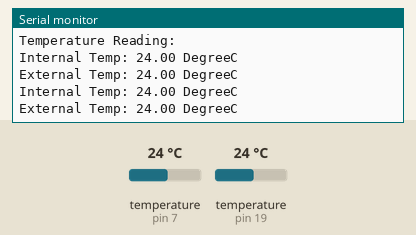
Recording of a sketch running on a simulated Arduino Uno, built with avr-gcc and run on an emulated ATmega328P. Shown: the last lines printed to the serial monitor. The test bench sets the inputs (shaded band); at power-on: temperature (sensors on pin 7, pin 19) 24 °C.

Above: at 3.8 s.
3.9 s: temperature (sensor on pin 7) set to 12 °C
At 7.4 s:
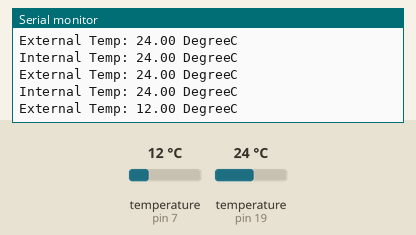
7.8 s: temperature (sensor on pin 19) set to 12 °C
At 10.3 s:
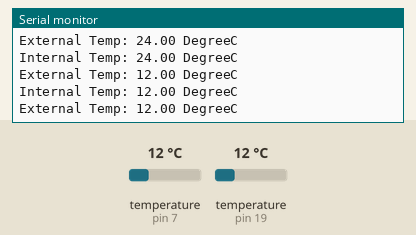
11.7 s: temperature (sensor on pin 7) set to 19 °C
At 13.0 s:
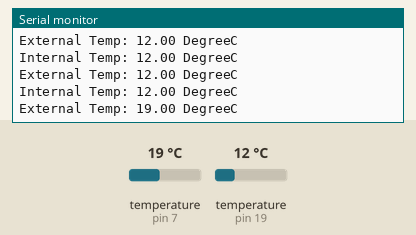
15.6 s: temperature (sensor on pin 19) set to 19 °C
At 19.6 s:
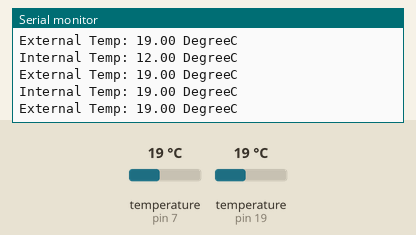
Timing chart, 0 to 20.5 s (numbered marks = the images above; inputs shaded):
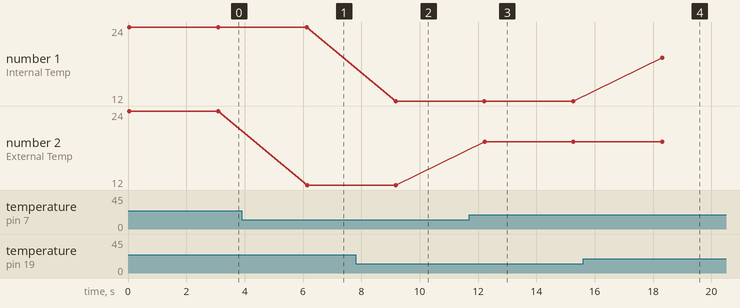

The sketch:

SensorTest.ino
```cpp
//Created 03/04/2013
//By Hobbyist

//Last modified 02/08/2013
//By Hobbyist

#include <Wire.h>
#include <OneWire.h>

#define ON true
#define OFF false

#define TEMP_INT_PIN 19

#define TEMP_EXT_PIN 7
OneWire temp_int(TEMP_INT_PIN); //internal temperature sensor
OneWire temp_ext(TEMP_EXT_PIN); //internal temperature sensor

float temp_int_value;
float temp_ext_value;

String textline;
String date_delimiter = "/";
String time_delimiter = ":";
String value_delimiter = ",";

float getTemp(OneWire temp_sensor){
  //returns the temperature from one DS18S20 in DEG Celsius

  byte data[12];
  byte addr[8];

  if ( !temp_sensor.search(addr)) {
      //no more sensors on chain, reset search
      temp_sensor.reset_search();
      return -1000;
  }

  if ( OneWire::crc8( addr, 7) != addr[7]) {
      //Serial.println("CRC is not valid!");
      return -1000;
  }

  if ( addr[0] != 0x10 && addr[0] != 0x28) {
//      Serial.print("Device is not recognized");
      return -1000;
  }

  temp_sensor.reset();
  temp_sensor.select(addr);
  temp_sensor.write(0x44,1); // start conversion, with parasite power on at the end

  byte present = temp_sensor.reset();
  temp_sensor.select(addr);
  temp_sensor.write(0xBE); // Read Scratchpad


  for (int i = 0; i < 9; i++) { // we need 9 bytes
    data[i] = temp_sensor.read();
  }

  temp_sensor.reset_search();

  byte MSB = data[1];
  byte LSB = data[0];

  float tempRead = ((MSB << 8) | LSB); //using two's compliment
  float TemperatureSum = tempRead / 16;

  return TemperatureSum;

}

float readValidTemp(OneWire temp_sensor)
{
  int max_n_attempt = 10;
  float temperature;
  do
  {
    temperature = getTemp(temp_sensor);
  }
  while(temperature == -1000 || (int)temperature == 85);
  return temperature;
}

void setup () {

    Serial.begin(57600);

    Wire.begin();
    Serial.println("Temperature Reading:");
}

void loop () {

    float temp_int_value = readValidTemp(temp_int);
    float temp_ext_value = readValidTemp(temp_ext);


    Serial.print("Internal Temp: ");
    Serial.print(temp_int_value);
    Serial.println(" DegreeC");

    Serial.print("External Temp: ");
    Serial.print(temp_ext_value);
    Serial.println(" DegreeC");

  delay(3000); //wait for 3sec
}
```

Measured:
- after the input at 3.9 s, the serial monitor: prints a new line after 2.2 s (image 1)
- after the input at 7.8 s, the serial monitor: prints a new line after 1.4 s (image 2)
- after the input at 11.7 s, the serial monitor: prints a new line after 0.53 s (image 3)
- after the input at 15.6 s, the serial monitor: prints a new line after 2.7 s (image 4)
- plotted number 2: 24 → 12 after the input at 3.9 s, 12 → 19 after the input at 11.7 s
